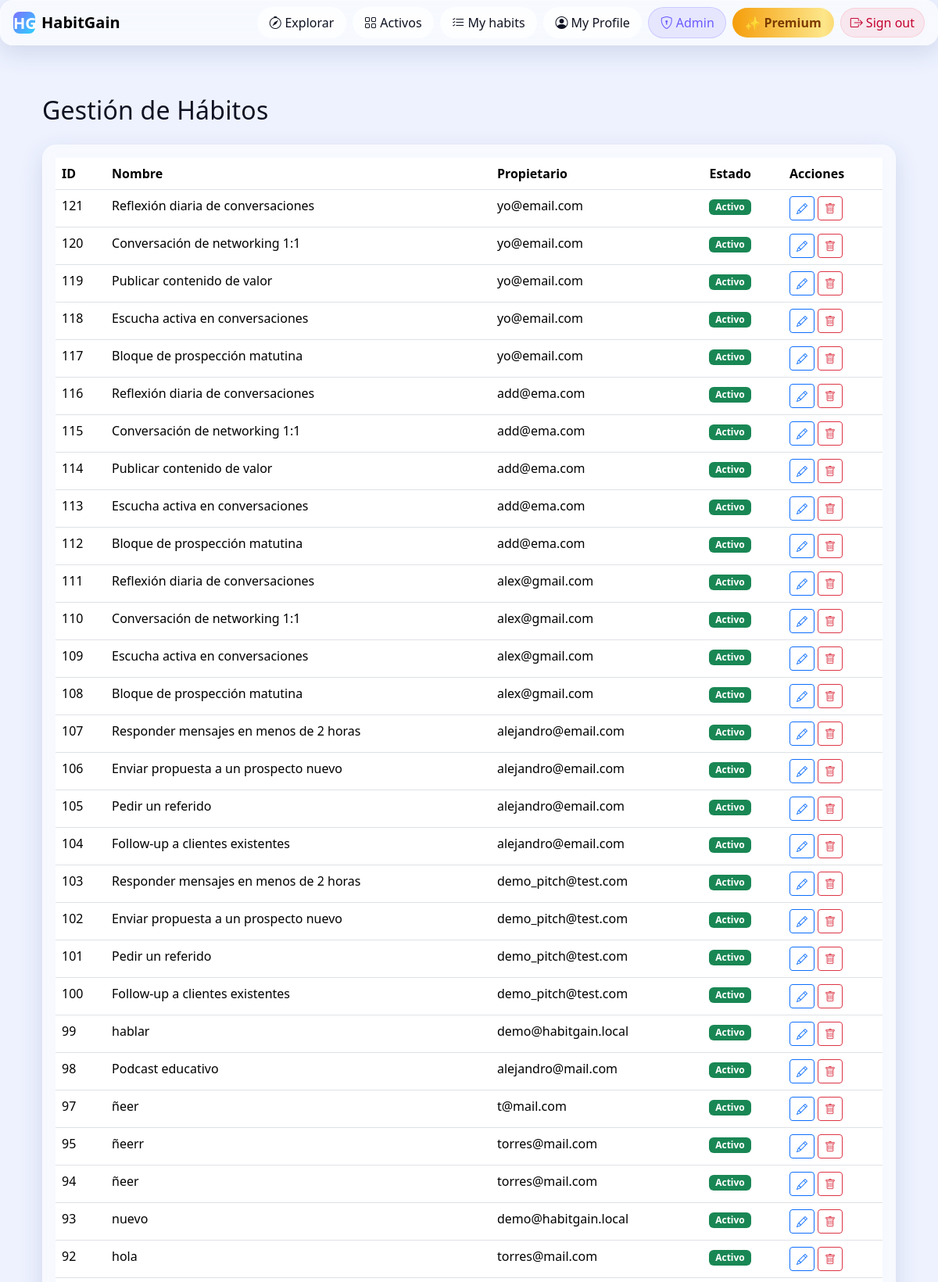
/admin/habits (signed in, upper part), run on the app's committed database.
### tables this page shows
CREATE TABLE habits (
                id INTEGER PRIMARY KEY AUTOINCREMENT,
                name TEXT NOT NULL,
                frequency TEXT NOT NULL,
                short_desc TEXT NOT NULL,
                long_desc  TEXT NOT NULL,
                why_works  TEXT NOT NULL,
                category_id INTEGER NOT NULL,
                icon TEXT NOT NULL,
                created_at TIMESTAMP DEFAULT CURRENT_TIMESTAMP, owner_email TEXT, active INTEGER NOT NULL DEFAULT 1, habit_base_id INTEGER, frequency_detail TEXT,
                FOREIGN KEY (category_id) REFERENCES categories(id)
            );

### habitgain/admin/__init__.py (the view)
@admin_bp.route("/habits")
@require_admin
def habits_list():
    habits = Habit.list_all_habits()
    csrf_token = _get_csrf_token()
    return render_template("admin/habits.html", habits=habits, csrf_token=csrf_token)

### habitgain/admin/__init__.py (called while the page is built)
def require_admin(f):
    @wraps(f)
    def decorated_function(*args, **kwargs):
        if "user" not in session:
            flash("Debes iniciar sesión primero", "warning")
            return redirect(url_for("auth.login"))
        user_email = session["user"]["email"]
        user = User.get_by_email(user_email)
        if not user or user.get("role") != "admin":
            flash("No tienes permisos para acceder a esta sección", "danger")
            return redirect(url_for("progress.panel"))
        return f(*args, **kwargs)
    return decorated_function

def _get_csrf_token() -> str:
    token = secrets.token_urlsafe(32)
    session["csrf_token_admin"] = token
    session.modified = True
    return token

### habitgain/models.py (called while the page is built)
    def _ensure_wal_mode(self):
        if not Database._wal_enabled:
            try:
                conn = sqlite3.connect(self.db_name, timeout=30.0)
                conn.execute("PRAGMA journal_mode=WAL")
                conn.execute("PRAGMA synchronous=NORMAL")
                conn.close()
                Database._wal_enabled = True
            except Exception:
                pass  # Si falla, continuamos sin WAL

    def get_connection(self) -> sqlite3.Connection:
        conn = sqlite3.connect(self.db_name, timeout=30.0,
                               check_same_thread=False)
        conn.row_factory = sqlite3.Row
        conn.execute("PRAGMA busy_timeout=30000")
        conn.execute("PRAGMA cache_size=10000")
        return conn

    @staticmethod
    def get_by_email(email: str) -> Optional[Dict[str, Any]]:
        db = Database()
        conn = db.get_connection()
        try:
            cur = conn.cursor()
            cur.execute(
                "SELECT id, email, name, password_hash, password_salt, role, plan FROM users WHERE email=?", (email,))
            row = cur.fetchone()
            return dict(row) if row else None
        finally:
            conn.close()

    @staticmethod
    def list_all_habits() -> List[Dict[str, Any]]:
        db = Database()
        conn = db.get_connection()
        try:
            cur = conn.cursor()
            cur.execute(
                """
                SELECT id, owner_email, name, active, short_desc, category_id, frequency, habit_base_id
                FROM habits
                ORDER BY id DESC
                """
            )
            rows = cur.fetchall()
            return [dict(r) for r in rows]
        finally:
            conn.close()

### habitgain/admin/templates/admin/habits.html (shortened to what this page needs)
{% extends "base.html" %}
{% block content %}
<div class="container py-4">
  <h2 class="mb-4">Gestión de Hábitos</h2>
  <div class="card glass">
    <div class="card-body">
      <table class="table table-hover">
        <thead>
          <tr>
            <th>ID</th>
            <th>Nombre</th>
            <th>Propietario</th>
            <th>Estado</th>
            <th>Acciones</th>
          </tr>
        </thead>
        <tbody>
          {% for habit in habits %}
          <tr>
            <td>{{ habit.id }}</td>
            <td>{{ habit.name }}</td>
            <td>{{ habit.owner_email }}</td>
            <td><span class="badge bg-{{ 'success' if habit.active else 'secondary' }}">{{ 'Activo' if habit.active else 'Inactivo' }}</span></td>
            <td>
              <a href="{{ url_for('admin.habits_edit', habit_id=habit.id) }}" class="btn btn-sm btn-outline-primary"><i class="bi bi-pencil"></i></a>
              <a href="{{ url_for('admin.habits_delete', habit_id=habit.id) }}" class="btn btn-sm btn-outline-danger"><i class="bi bi-trash"></i></a>
            </td>
          </tr>
          {% endfor %}
        </tbody>
      </table>
    </div>
  </div>
</div>
{% endblock %}

### habitgain/static/css/styles.css (style rules this page uses)
:root { --bg: #eef2ff; --ink: #0f1222; --muted: #5b5e72; --primary: #6b5bff; --accent: #2bd2ff; --gradient-1: 217, 70, 239; --gradient-2: 79, 70, 229; --gradient-3: 45, 212, 191; --glass-bg: rgba(255, 255, 255, 0.55); --glass-brd: rgba(255, 255, 255, 0.35); --shadow: 0 10px 30px rgba(40, 70, 120, 0.15); }
html, body { background: var(--bg); color: var(--ink); min-height: 100%; }
.glass { backdrop-filter: blur(14px) saturate(140%); -webkit-backdrop-filter: blur(14px) saturate(140%); background: var(--glass-bg); border: 1px solid var(--glass-brd); border-radius: 16px; box-shadow: var(--shadow); }
.card.glass { border-radius: 18px; }
h1, h2, h3 { letter-spacing: .2px }

### data on the page
habits: id "121", name "Reflexión diaria de conversaciones", owner_email "yo@email.com", active "Activo"
habits: id "120", name "Conversación de networking 1:1", owner_email "yo@email.com", active "Activo"
habits: id "119", name "Publicar contenido de valor", owner_email "yo@email.com", active "Activo"
habits: id "118", name "Escucha activa en conversaciones", owner_email "yo@email.com", active "Activo"
habits: id "117", name "Bloque de prospección matutina", owner_email "yo@email.com", active "Activo"
habits: id "116", name "Reflexión diaria de conversaciones", owner_email "add@ema.com", active "Activo"
habits: id "115", name "Conversación de networking 1:1", owner_email "add@ema.com", active "Activo"
habits: id "114", name "Publicar contenido de valor", owner_email "add@ema.com", active "Activo"
habits: id "113", name "Escucha activa en conversaciones", owner_email "add@ema.com", active "Activo"
habits: id "112", name "Bloque de prospección matutina", owner_email "add@ema.com", active "Activo"
habits: id "111", name "Reflexión diaria de conversaciones", owner_email "alex@gmail.com", active "Activo"
habits: id "110", name "Conversación de networking 1:1", owner_email "alex@gmail.com", active "Activo"
habits: id "109", name "Escucha activa en conversaciones", owner_email "alex@gmail.com", active "Activo"
habits: id "108", name "Bloque de prospección matutina", owner_email "alex@gmail.com", active "Activo"
habits: id "107", name "Responder mensajes en menos de 2 horas", owner_email "alejandro@email.com", active "Activo"
habits: id "106", name "Enviar propuesta a un prospecto nuevo", owner_email "alejandro@email.com", active "Activo"
habits: id "105", name "Pedir un referido", owner_email "alejandro@email.com", active "Activo"
habits: id "104", name "Follow-up a clientes existentes", owner_email "alejandro@email.com", active "Activo"
habits: id "103", name "Responder mensajes en menos de 2 horas", owner_email "demo_pitch@test.com", active "Activo"
habits: id "102", name "Enviar propuesta a un prospecto nuevo", owner_email "demo_pitch@test.com", active "Activo"
habits: id "101", name "Pedir un referido", owner_email "demo_pitch@test.com", active "Activo"
habits: id "100", name "Follow-up a clientes existentes", owner_email "demo_pitch@test.com", active "Activo"
habits: id "99", name "hablar", owner_email "demo@habitgain.local", active "Activo"
habits: id "98", name "Podcast educativo", owner_email "alejandro@mail.com", active "Activo"
habits: id "97", name "ñeer", owner_email "t@mail.com", active "Activo"
habits: id "95", name "ñeerr", owner_email "torres@mail.com", active "Activo"
habits: id "94", name "ñeer", owner_email "torres@mail.com", active "Activo"
habits: id "93", name "nuevo", owner_email "demo@habitgain.local", active "Activo"
habits: id "92", name "hola", owner_email "torres@mail.com", active "Activo"
